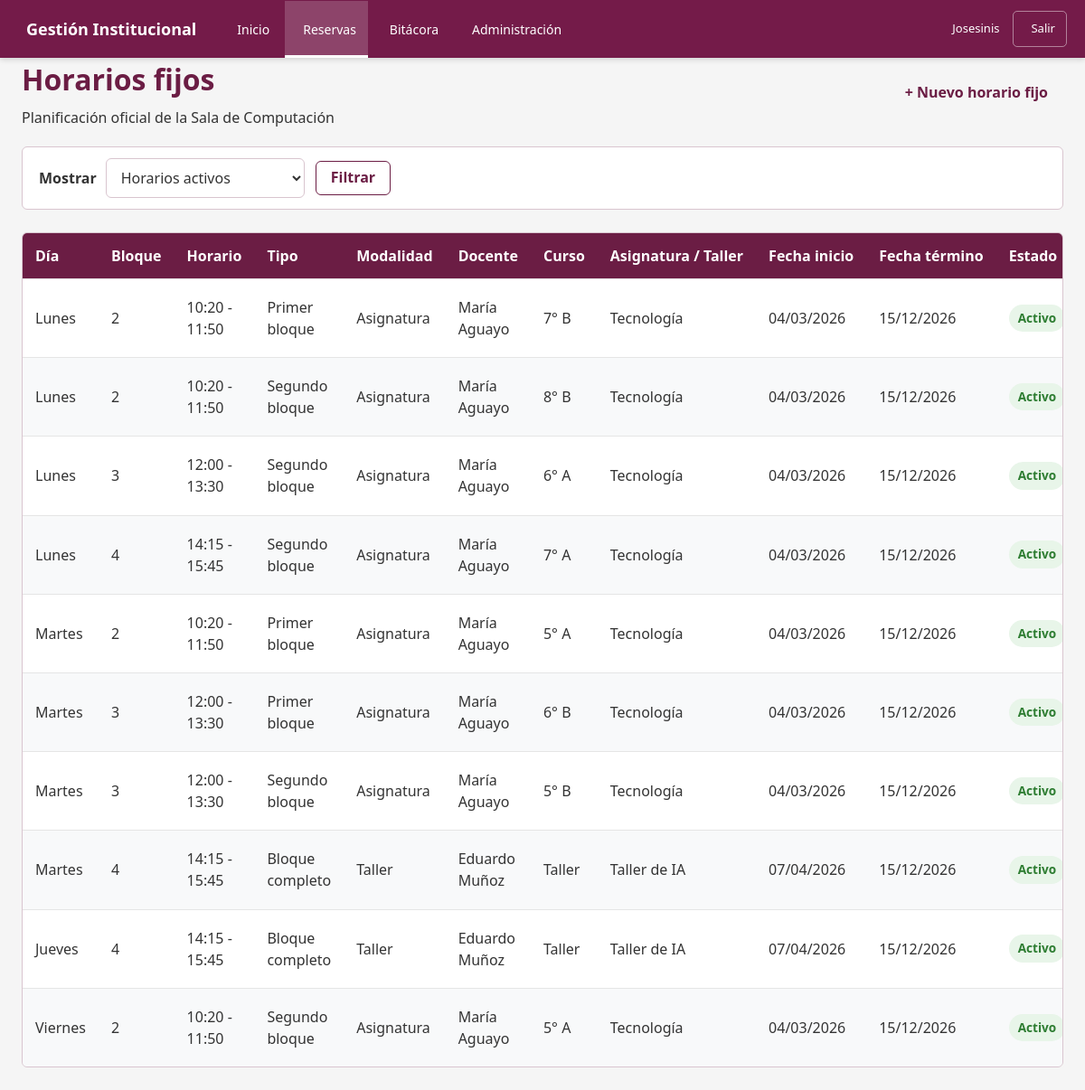
Page /modules/horarios_fijos/indexAnt.php (signed in) on the committed database.
### tables this page shows
CREATE TABLE `horarios_fijos` (
  `id` int(10) UNSIGNED NOT NULL,
  `dia_semana` tinyint(3) UNSIGNED NOT NULL,
  `bloque_id` int(11) NOT NULL,
  `tipo` enum('completo','sub1','sub2') NOT NULL,
  `docente_id` int(11) NOT NULL,
  `curso_id` int(11) NOT NULL,
  `asignatura_id` int(11) NOT NULL,
  `activo` tinyint(1) NOT NULL DEFAULT 1,
  `fecha_inicio` date NOT NULL,
  `fecha_fin` date DEFAULT NULL,
  `observaciones` text DEFAULT NULL,
  `modalidad` enum('asignatura','taller') DEFAULT NULL
);

CREATE TABLE `bloques` (
  `id` int(11) NOT NULL,
  `numero_bloque` int(11) NOT NULL,
  `hora_inicio` time NOT NULL,
  `hora_termino` time NOT NULL
);

CREATE TABLE `cursos` (
  `id` int(11) NOT NULL,
  `nombre_curso` varchar(10) NOT NULL DEFAULT '',
  `modalidad` enum('asignatura','taller') DEFAULT 'asignatura'
);

CREATE TABLE `asignaturas` (
  `id` int(11) NOT NULL,
  `asignatura_nombre` varchar(50) NOT NULL,
  `modalidad` enum('asignatura','taller') DEFAULT 'asignatura',
  `activo` tinyint(1) DEFAULT NULL
);

### includes/reservas_funciones.php (called while the page is built, shortened)
<?php
function obtenerHorariosFijos(
    mysqli $conexion,
    string $fechaInicio,
    string $fechaFin,
    string $estado = 'activos'
): array {
    $horarios = [];
    $estadosPermitidos = [
        'activos',
        'inactivos',
        'todos'
    ];
    $condicionEstado = '';
    if ($estado === 'activos') {
        $condicionEstado =
            'AND hf.activo = 1';
    } elseif ($estado === 'inactivos') {
        $condicionEstado =
            'AND hf.activo = 0';
    }
    $sql = "
        SELECT
            hf.id,
            hf.dia_semana,
            hf.bloque_id,
            hf.tipo,
            hf.modalidad,
            hf.docente_id,
            hf.curso_id,
            hf.asignatura_id,
            hf.activo,
            hf.fecha_inicio,
            hf.fecha_fin,
            c.nombre_curso AS curso,
            a.asignatura_nombre AS asignatura,
            CONCAT(
                SUBSTRING_INDEX(d.nombres, ' ', 1),
                ' ',
                SUBSTRING_INDEX(d.apellidos, ' ', 1)
            ) AS docente,
            b.numero_bloque,
            b.hora_inicio,
            b.hora_termino
        FROM horarios_fijos hf
        INNER JOIN docentes d
            ON d.id = hf.docente_id
        INNER JOIN cursos c
            ON c.id = hf.curso_id
        INNER JOIN asignaturas a
            ON a.id = hf.asignatura_id
        INNER JOIN bloques b
            ON b.id = hf.bloque_id
        WHERE
            hf.fecha_inicio <= ?
            AND (
                hf.fecha_fin IS NULL
                OR hf.fecha_fin >= ?
            )
            $condicionEstado
        ORDER BY
            hf.dia_semana,
            hf.bloque_id,
            hf.tipo
    ";
    $stmt = $conexion->prepare($sql);
    $stmt->bind_param(
        "ss",
        $fechaFin,
        $fechaInicio
    );
    $stmt->execute();
    $resultado = $stmt->get_result();
    while ($fila = $resultado->fetch_assoc()) {
        $horarios[] = $fila;
    }
    return $horarios;
}

### modules/horarios_fijos/indexAnt.php (the view, shortened to what this page needs)
<?php
require_once '../../config/database.php';
require_once '../../includes/reservas_funciones.php';
$estado = $_GET['estado'] ?? 'activos';
$horariosFijos = obtenerHorariosFijos(
    $conexion,
    '1900-01-01',
    '2999-12-31',
    $estado
);
$nombresDias = [
    1 => 'Lunes',
    2 => 'Martes',
    3 => 'Miércoles',
    4 => 'Jueves',
    5 => 'Viernes'
];
function textoTipoHorarioFijo(string $tipo): string
{
    return match ($tipo) {
        'completo' => 'Bloque completo',
        'sub1' => 'Primer bloque',
        'sub2' => 'Segundo bloque',
        default => $tipo
    };
}
function textoModalidadHorarioFijo(string $modalidad): string
{
    return match ($modalidad) {
        'asignatura' => 'Asignatura',
        'taller' => 'Taller',
        default => $modalidad
    };
}
?>
<!DOCTYPE html>
<html lang="es">
<head>
    <link
        rel="stylesheet"
        href="../../assets/css/estilos.css">
    <link
        rel="stylesheet"
        href="../../assets/css/botones.css">
    <link
        rel="stylesheet"
        href="../../assets/css/formularios.css">
    <link
        rel="stylesheet"
        href="../../assets/css/tablas.css">
    <link
        rel="stylesheet"
        href="../../assets/css/reservas.css">
</head>
<body>
    <?php
    require_once '../../includes/menu.php';
    ?>
    <div class="contenedor contenedor-horarios-fijos">
        <div class="encabezado-pagina">
            <div>
                <h1>
                    Horarios fijos
                </h1>
                <p>
                    Planificación oficial de la Sala de Computación
                </p>
            </div>
            <div>
                <a
                    href="agregar.php"
                    class="btn btn-primary">
                    + Nuevo horario fijo
                </a>
            </div>
        </div>
        <div class="filtros">
            <form
                method="GET"
                action="index.php"
                class="formulario-filtros">
                <div class="campo">
                    <label for="estado">
                        Mostrar
                    </label>
                    <select
                        name="estado"
                        id="estado">
                        <option
                            value="activos"
                            <?= $estado === 'activos'
                                ? 'selected'
                                : ''; ?>>
                            Horarios activos
                        </option>
                    </select>
                </div>
                <div class="campo campo-boton">
                    <button
                        type="submit"
                        class="btn btn-secundario">
                        Filtrar
                    </button>
                </div>
            </form>
        </div>
        <div class="tabla-contenedor">
            <table class="tabla">
                <thead>
                    <tr>
                        <th>Día</th>
                        <th>Bloque</th>
                        <th>Horario</th>
                        <th>Tipo</th>
                        <th>Modalidad</th>
                        <th>Docente</th>
                        <th>Curso</th>
                        <th>Asignatura / Taller</th>
                        <th>Fecha inicio</th>
                        <th>Fecha término</th>
                        <th>Estado</th>
                    </tr>
                </thead>
                <tbody>
                    <?php if (empty($horariosFijos)): ?>
                        <tr>
                            <td
                                colspan="12"
                                style="text-align: center;">
                                No existen horarios fijos
                                para el filtro seleccionado.
                            </td>
                        </tr>
                    <?php else: ?>
                        <?php foreach (
                            $horariosFijos
                            as $horario
                        ): ?>
                            <tr>
                                <td>
                                    <?= htmlspecialchars(
                                        $nombresDias[(int)$horario['dia_semana']] ?? 'Desconocido'
                                    ); ?>
                                </td>
                                <td>
                                    <?= (int)
                                    $horario['numero_bloque']; ?>
                                </td>
                                <td>
                                    <?= substr(
                                        $horario['hora_inicio'],
                                        0,
                                        5
                                    ); ?>
                                    -
                                    <?= substr(
                                        $horario['hora_termino'],
                                        0,
                                        5
                                    ); ?>
                                </td>
                                <td>
                                    <?= htmlspecialchars(
                                        textoTipoHorarioFijo(
                                            $horario['tipo']
                                        )
                                    ); ?>
                                </td>
                                <td>
                                    <?= htmlspecialchars(
                                        textoModalidadHorarioFijo(
                                            $horario['modalidad']
                                        )
                                    ); ?>
                                </td>
                                <td>
                                    <?= htmlspecialchars(
                                        $horario['docente']
                                    ); ?>
                                </td>
                                <td>
                                    <?= htmlspecialchars(
                                        $horario['curso']
                                    ); ?>
                                </td>
                                <td>
                                    <?= htmlspecialchars(
                                        $horario['asignatura']
                                    ); ?>
                                </td>
                                <td>
                                    <?= date(
                                        'd/m/Y',
                                        strtotime(
                                            $horario['fecha_inicio']
                                        )
                                    ); ?>
                                </td>
                                <td>
                                    <?php if (
                                        $horario['fecha_fin'] !== null
                                        &&
                                        $horario['fecha_fin'] !== ''
                                    ): ?>
                                        <?= date(
                                            'd/m/Y',
                                            strtotime(
                                                $horario['fecha_fin']
                                            )
                                        ); ?>
                                    <?php else: ?>
                                        Sin término
                                    <?php endif; ?>
                                </td>
                                <td>
                                    <?php if (
                                        (int)$horario['activo'] === 1
                                    ): ?>
                                        <span
                                            class="estado estado-activo">
                                            Activo
                                        </span>
                                    <?php endif; ?>
                                </td>
                            </tr>
                        <?php endforeach; ?>
                    <?php endif; ?>
                </tbody>
            </table>
        </div>
    </div>
</body>
</html>

### assets/css/estilos.css (style rules this page uses)
:root { --color-primario: #6b1d44; --color-primario-hover: #5b1739; --color-primario-original: #4e0227; --color-exito: #198754; --color-exito-hover: #157347; --color-advertencia: #ffc107; --color-advertencia-hover: #e0a800; --color-error: #dc3545; --color-error-hover: #bb2d3b; --color-fondo: #ffffff; --color-fondo-secundario: #f5f5f5; --color-fondo-neutro: #eeeeee; --color-texto: #333333; --color-texto-secundario: #666666; --color-borde: #d9c5cf; --radio-borde: 6px; --ancho-formulario: 700px; --btn-padding-y: 8px; --btn-padding-x: 16px; --btn-transicion: .2s ease; --sombra-focus: 0 0 5px rgba(107, 29, 68, 0.25); }
* { margin: 0; padding: 0; box-sizing: border-box; }
html { font-size: 16px; }
body { font-family: "Segoe UI", Tahoma, Geneva, Verdana, sans-serif; font-size: 1rem; line-height: 1.5; color: var(--color-texto); background-color: var(--color-fondo-secundario); }
h1, h2, h3, h4, h5, h6 { color: var(--color-primario); font-weight: 600; }
p { margin-bottom: 1rem; }
a { color: var(--color-primario); text-decoration: none; transition: color 0.2s ease; }
.contenedor { width: 90%; max-width: 1200px; margin: 0 auto; }
.contenedor-horarios-fijos { width: 96%; max-width: 1600px; }
.encabezado-pagina { display: flex; justify-content: space-between; align-items: center; gap: 20px; margin-bottom: 20px; }
.encabezado-pagina h1 { margin: 0; }
.encabezado-pagina p { margin: 6px 0 0; }
.encabezado-pagina .btn-primary { display: inline-flex; align-items: center; justify-content: center; padding: 9px 16px; font-weight: 600; text-decoration: none; white-space: nowrap; }

### assets/css/botones.css (style rules this page uses)
.btn { display: inline-flex; align-items: center; justify-content: center; padding: 8px 16px; font-family: inherit; font-size: inherit; line-height: 1.2; font-weight: 600; text-decoration: none; white-space: nowrap; cursor: pointer; border: 1px solid transparent; border-radius: var(--radio-borde); box-sizing: border-box; transition: background-color 0.2s ease, border-color 0.2s ease, color 0.2s ease, box-shadow 0.2s ease; }
.btn-secundario { color: var(--color-primario); background-color: var(--color-fondo); border-color: var(--color-primario); }

### assets/css/tablas.css (style rules this page uses)
.tabla-contenedor { width: 100%; max-width: none; overflow-x: auto; overflow-y: hidden; margin: 25px 0; border: 1px solid var(--color-borde); border-radius: var(--radio-borde); background-color: #fff; box-sizing: border-box; scrollbar-width: thin; }
.tabla { width: 100%; min-width: 1400px; border-collapse: collapse; }
.tabla thead th { padding: 13px 14px; background-color: var(--color-primario); color: #fff; font-weight: 600; text-align: left; white-space: nowrap; }
.tabla tbody td { padding: 12px 14px; border-top: 1px solid #e5e5e5; color: var(--color-texto); vertical-align: middle; }
.tabla tbody tr:nth-child(even) { background-color: #f8f9fa; }
.tabla .estado { display: inline-block; padding: 5px 10px; border-radius: 999px; font-size: 0.85rem; font-weight: 600; white-space: nowrap; }
.tabla .estado-activo { background-color: #e8f5e9; color: #2e7d32; }
.filtros { width: 100%; margin: 20px 0; padding: 12px 18px; background-color: var(--color-fondo); border: 1px solid var(--color-borde); border-radius: var(--radio-borde); box-sizing: border-box; }
.formulario-filtros { display: flex; align-items: flex-end; gap: 12px; flex-wrap: wrap; }
.formulario-filtros { align-items: center; }
.formulario-filtros .campo:first-child { flex-direction: row; align-items: center; gap: 10px; }
.formulario-filtros .campo:first-child label { margin: 0; white-space: nowrap; }
.formulario-filtros .campo-boton { display: flex; align-items: center; }
.formulario-filtros .campo { display: flex; flex-direction: column; gap: 6px; }
.formulario-filtros label { font-weight: 600; color: var(--color-texto); }
.formulario-filtros select { min-width: 220px; padding: 9px 12px; font-family: inherit; font-size: inherit; color: var(--color-texto); background-color: var(--color-fondo); border: 1px solid var(--color-borde); border-radius: var(--radio-borde); box-sizing: border-box; transition: border-color 0.2s ease, box-shadow 0.2s ease; }

### rows in the picture
horarios_fijos: dia_semana "Lunes", bloque.numero_bloque "2", bloque.hora_inicio "10:20", bloque.hora_termino "11:50", tipo "Primer bloque", modalidad "Asignatura", docente "María Aguayo", curso.nombre_curso "7° B", asignatura.asignatura_nombre "Tecnología", fecha_inicio "04/03/2026", fecha_fin "15/12/2026", activo "Activo"
horarios_fijos: dia_semana "Lunes", bloque.numero_bloque "2", bloque.hora_inicio "10:20", bloque.hora_termino "11:50", tipo "Segundo bloque", modalidad "Asignatura", docente "María Aguayo", curso.nombre_curso "8° B", asignatura.asignatura_nombre "Tecnología", fecha_inicio "04/03/2026", fecha_fin "15/12/2026", activo "Activo"
horarios_fijos: dia_semana "Lunes", bloque.numero_bloque "3", bloque.hora_inicio "12:00", bloque.hora_termino "13:30", tipo "Segundo bloque", modalidad "Asignatura", docente "María Aguayo", curso.nombre_curso "6° A", asignatura.asignatura_nombre "Tecnología", fecha_inicio "04/03/2026", fecha_fin "15/12/2026", activo "Activo"
horarios_fijos: dia_semana "Lunes", bloque.numero_bloque "4", bloque.hora_inicio "14:15", bloque.hora_termino "15:45", tipo "Segundo bloque", modalidad "Asignatura", docente "María Aguayo", curso.nombre_curso "7° A", asignatura.asignatura_nombre "Tecnología", fecha_inicio "04/03/2026", fecha_fin "15/12/2026", activo "Activo"
horarios_fijos: dia_semana "Martes", bloque.numero_bloque "2", bloque.hora_inicio "10:20", bloque.hora_termino "11:50", tipo "Primer bloque", modalidad "Asignatura", docente "María Aguayo", curso.nombre_curso "5° A", asignatura.asignatura_nombre "Tecnología", fecha_inicio "04/03/2026", fecha_fin "15/12/2026", activo "Activo"
horarios_fijos: dia_semana "Martes", bloque.numero_bloque "3", bloque.hora_inicio "12:00", bloque.hora_termino "13:30", tipo "Primer bloque", modalidad "Asignatura", docente "María Aguayo", curso.nombre_curso "6° B", asignatura.asignatura_nombre "Tecnología", fecha_inicio "04/03/2026", fecha_fin "15/12/2026", activo "Activo"
horarios_fijos: dia_semana "Martes", bloque.numero_bloque "3", bloque.hora_inicio "12:00", bloque.hora_termino "13:30", tipo "Segundo bloque", modalidad "Asignatura", docente "María Aguayo", curso.nombre_curso "5° B", asignatura.asignatura_nombre "Tecnología", fecha_inicio "04/03/2026", fecha_fin "15/12/2026", activo "Activo"
horarios_fijos: dia_semana "Martes", bloque.numero_bloque "4", bloque.hora_inicio "14:15", bloque.hora_termino "15:45", tipo "Bloque completo", modalidad "Taller", docente "Eduardo Muñoz", curso.nombre_curso "Taller", asignatura.asignatura_nombre "Taller de IA", fecha_inicio "07/04/2026", fecha_fin "15/12/2026", activo "Activo"
horarios_fijos: dia_semana "Jueves", bloque.numero_bloque "4", bloque.hora_inicio "14:15", bloque.hora_termino "15:45", tipo "Bloque completo", modalidad "Taller", docente "Eduardo Muñoz", curso.nombre_curso "Taller", asignatura.asignatura_nombre "Taller de IA", fecha_inicio "07/04/2026", fecha_fin "15/12/2026", activo "Activo"
horarios_fijos: dia_semana "Viernes", bloque.numero_bloque "2", bloque.hora_inicio "10:20", bloque.hora_termino "11:50", tipo "Segundo bloque", modalidad "Asignatura", docente "María Aguayo", curso.nombre_curso "5° A", asignatura.asignatura_nombre "Tecnología", fecha_inicio "04/03/2026", fecha_fin "15/12/2026", activo "Activo"

### other values in the picture
$nombreUsuario "Josesinis"
